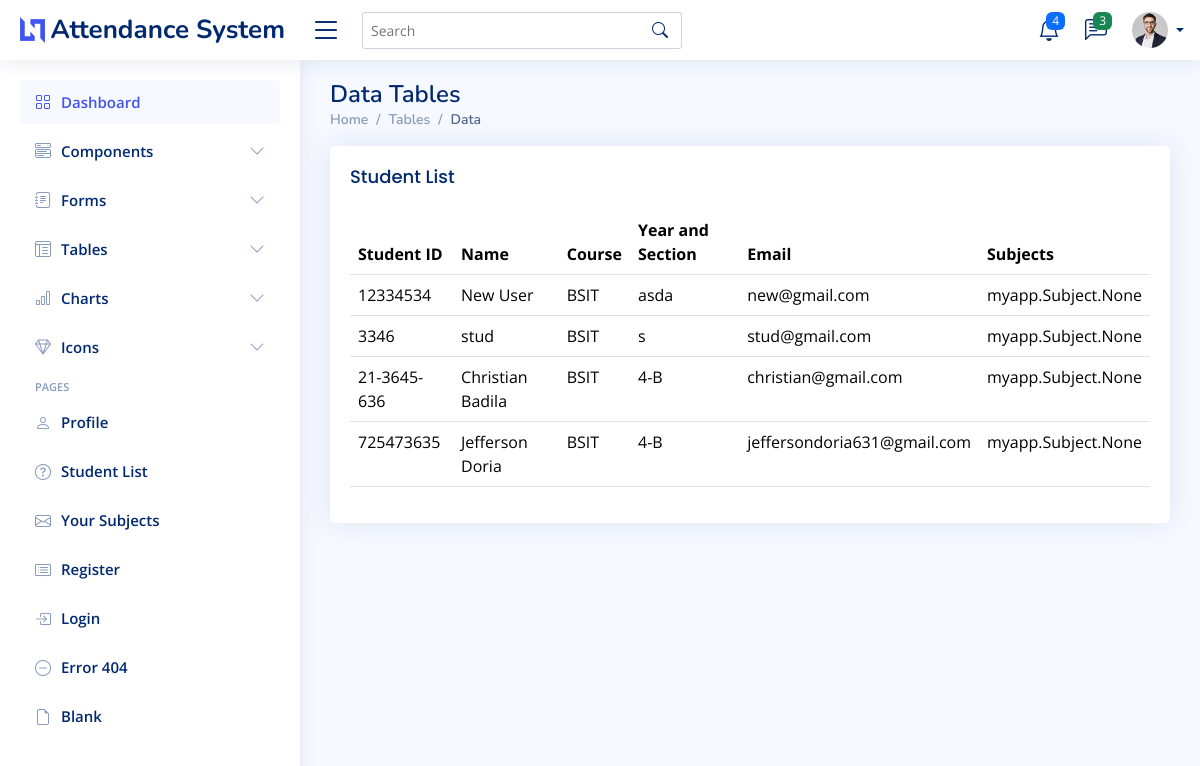
/student-list/, run on the app's committed database.
### myapp/models.py (models this page shows, shortened)
class Student(models.Model):
    username = models.CharField(max_length=255, unique=True, default="default_username")
    student_id = models.CharField(max_length=50, unique=True)
    full_name = models.CharField(max_length=255)
    course = models.CharField(max_length=100)
    year_section = models.CharField(max_length=50, blank=True, null=True)
    email = models.EmailField(unique=True, blank=True, null=True)
    password = models.CharField(max_length=255)
    subjects = models.ManyToManyField(Subject, related_name="students")
    created_at = models.DateTimeField(auto_now_add=True)

### myapp/views.py (the view)
# urls.py: path("student-list/", views.student_list, name="student-list"),
def student_list(request):
    students = Student.objects.all()
    return render(request, 'myapp/student_list.html',{'students':students})

### myapp/templates/myapp/student_list.html
{% extends 'myapp/base.html' %}
{% load static %}
{% block content %}
<main id="main" class="main">
    <div class="pagetitle">
      <h1>Data Tables</h1>
      <nav>
        <ol class="breadcrumb">
          <li class="breadcrumb-item"><a href="index.html">Home</a></li>
          <li class="breadcrumb-item">Tables</li>
          <li class="breadcrumb-item active">Data</li>
        </ol>
      </nav>
    </div>
    <section class="section">
      <div class="row">
        <div class="col-lg-12">
          <div class="card">
            <div class="card-body">
              <h5 class="card-title">Student List</h5>
               <div class="table-responsive">
              <table class="table datatable">
                <thead>
                  <tr>
                    <th>
                    Student ID
                    </th>
                    <th>Name</th>
                    <th>Course</th>
                    <th>Year and Section</th>
                    <th>Email</th>
                    <th>Subjects</th>
                  </tr>
                </thead>
                <tbody>
                  {% for student in students %}
                  <tr>
                    <td>{{ student.student_id}}</td>
                    <td>{{student.full_name}}</td>
                    <td>{{student.course}}</td>
                    <td>{{student.year_section}}</td>
                    <td>{{student.email}}</td>
                    <td>{{student.subjects}}</td>
                  </tr>
                  {% endfor %}
                </tbody>
              </table>
            </div>
            </div>
          </div>
        </div>
      </div>
    </section>
  </main>
{% endblock %}

### static/assets/css/style.css (style rules this page uses)
:root { scroll-behavior: smooth; }
body { font-family: "Open Sans", sans-serif; background: #f6f9ff; color: #444444; }
h1, h2, h3, h4, h5, h6 { font-family: "Nunito", sans-serif; }
#main { margin-top: 60px; padding: 20px 30px; transition: all 0.3s; }
.pagetitle { margin-bottom: 10px; }
.pagetitle h1 { font-size: 24px; margin-bottom: 0; font-weight: 600; color: #012970; }
.card { margin-bottom: 30px; border: none; border-radius: 5px; box-shadow: 0px 0 30px rgba(1, 41, 112, 0.1); }
.card-title { padding: 20px 0 15px 0; font-size: 18px; font-weight: 500; color: #012970; font-family: "Poppins", sans-serif; }
.card-body { padding: 0 20px 20px 20px; }
.breadcrumb { font-size: 14px; font-family: "Nunito", sans-serif; color: #899bbd; font-weight: 600; }
.breadcrumb a { color: #899bbd; transition: 0.3s; }
.breadcrumb .breadcrumb-item::before { color: #899bbd; }
.breadcrumb .active { color: #51678f; font-weight: 600; }
@media (min-width: 1200px) { #main, #footer { margin-left: 300px; } }

### data on the page
Student: student_id "12334534", full_name "New User", course "BSIT", year_section "asda", email "new@gmail.com", subjects "myapp.Subject.None"
Student: student_id "3346", full_name "stud", course "BSIT", year_section "s", email "stud@gmail.com", subjects "myapp.Subject.None"
Student: student_id "21-3645-636", full_name "Christian Badila", course "BSIT", year_section "4-B", email "christian@gmail.com", subjects "myapp.Subject.None"
Student: student_id "725473635", full_name "Jefferson Doria", course "BSIT", year_section "4-B", email "jeffersondoria631@gmail.com", subjects "myapp.Subject.None"
